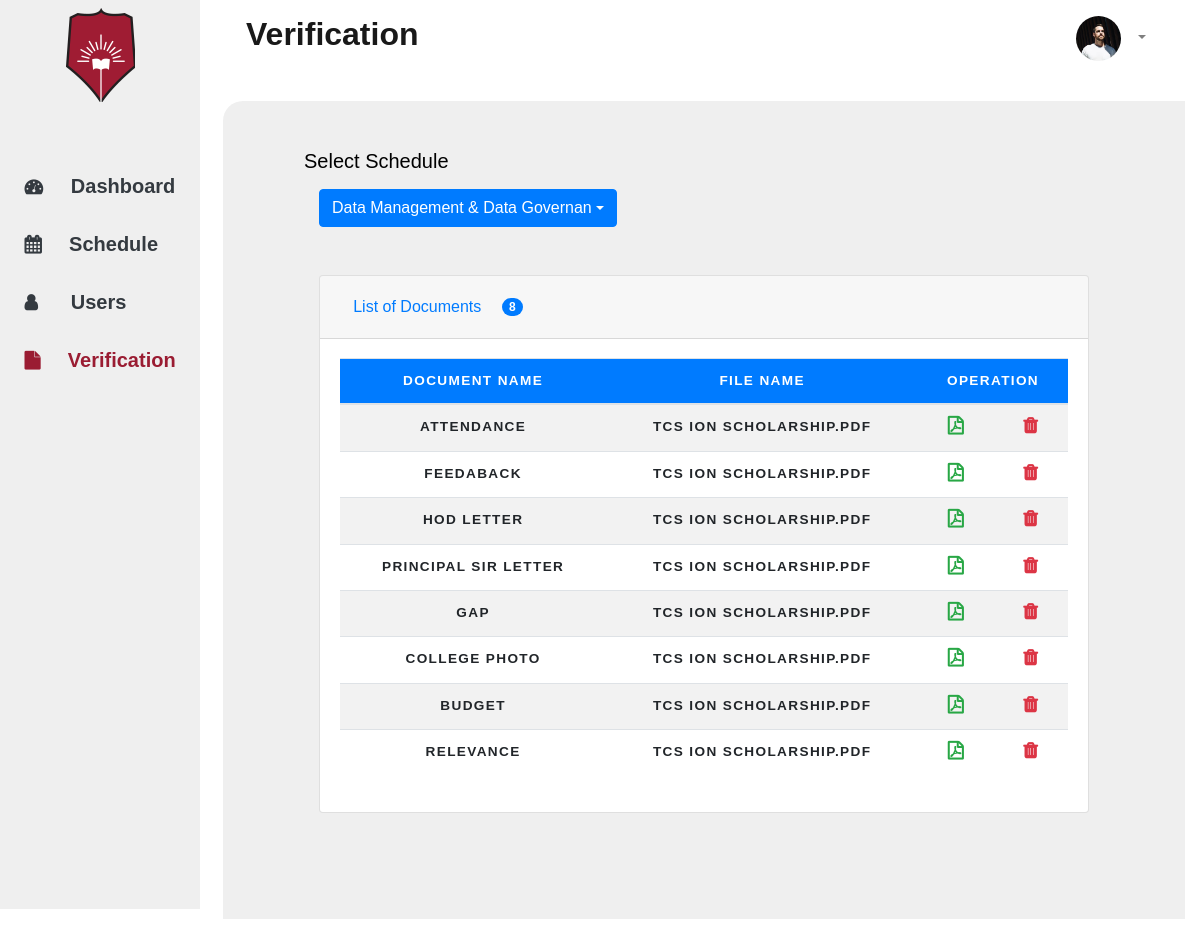
Page /admin/verification.php (signed in) on the committed database.
### tables this page shows
CREATE TABLE `uploads` (
  `upload_id` int(11) NOT NULL,
  `faculty_id` int(11) NOT NULL,
  `faculty_username` varchar(50) NOT NULL,
  `faculty_name` varchar(50) NOT NULL,
  `schedule_id` int(11) NOT NULL,
  `topic` varchar(50) NOT NULL,
  `attendance` varchar(50) NOT NULL,
  `feedback` varchar(50) NOT NULL,
  `hod` varchar(50) NOT NULL,
  `principal` varchar(50) NOT NULL,
  `gap` varchar(50) NOT NULL,
  `photo` varchar(50) NOT NULL,
  `budget` varchar(50) NOT NULL,
  `relevance` varchar(50) NOT NULL
);

### admin/verification.php (the view, shortened to what this page needs)
<?php
    include('../config.php');
    if (!isset($_SESSION['login_user'])){
        header("Location: ../index.php");
        die();
    }else{
        $user_check = $_SESSION['login_user'];
        $admin_name_sql = "SELECT name FROM admin where user_name='".$user_check."'";
        $name = mysqli_query($db, $admin_name_sql);
        $name = mysqli_fetch_array($name, MYSQLI_ASSOC);
        $name = $name['name'];
        $uploads_sql = "SELECT * from uploads";
        $uploads_query = mysqli_query($db, $uploads_sql);
        $uploads_result = mysqli_fetch_array($uploads_query);
    }
?>
<!DOCTYPE html>
<html lang="en">
<head>
    <link rel="stylesheet" href="../css/bootstrap.min.css">
    <link rel="stylesheet" href="https://stackpath.bootstrapcdn.com/font-awesome/4.7.0/css/font-awesome.min.css">
    <link rel="stylesheet" href="../css/style1.css">
    <link rel="stylesheet" href="../css/bootstrap-select.css">
</head>
<body>
    <div class="container-fluid">
        <div class="row">
            <div class="col-lg-2 col-md-3 m-0 sidebar">
                <div class="row justify-content-center">
                    <a class="nav-link" href="#">
                        <img src="../img/logo.png" alt="">
                    </a>
                </div>
                <div class="row justify-content-center mt-5">
                    <ul class="nav" id="menu-list">
                        <li class="nav-item">
                          <a href="./dashboard.php" class="nav-link  d-block text-dark p-3 rounded "><i class="fa fa-tachometer pr-4 "></i> <p class="h5 d-inline font-weight-bold">Dashboard</p>
                          </a>
                        </li>
                        <li class="nav-item">
                            <a href="./schedule.php" class="d-block text-dark p-3 m-auto"><i class="fa fa-calendar pr-4"></i><p class="h5 d-inline pl-1 font-weight-bold">Schedule</p>
                            </a>
                        </li>
                        <li class="nav-item">
                            <a href="./users.php" class="active d-block text-dark p-3 m-auto"><i class="fa fa-user pr-4"></i><p class="h5 d-inline pl-1 font-weight-bold"> Users</p>
                            </a>
                        </li>
                        <li class="nav-item">
                            <a href="#" class="d-block text-dark p-3 m-auto"><i class="fa fa-file primary-color pr-4"></i><p class="h5 d-inline pl-1 font-weight-bold primary-color">Verification</p>
                            </a>
                        </li>
                      </ul>
                </div>
            </div>
            <div class="col ">
                <div class="w-100">
                    <nav class="navbar navbar-expand-lg navbar-light">
                        <div class="col">
                            <a class="navbar-brand" href="#"> <p class="h2 font-weight-bold">Verification</p></a>
                        </div>
                        <div class="col d-md-flex justify-content-end">
                            <ul class="navbar-nav ml-auto">
                                <li class="nav-item dropdown">
                                    <a class="nav-link dropdown-toggle" href="#" id="navbarDropdown" role="button" data-toggle="dropdown" aria-haspopup="true" aria-expanded="false">
                                        <img src="../img/avatar.jpg" alt="" class="img-fluid rounded-circle avatar mr-2"><?php echo $name ?>
                                    </a>
                                </li>
                            </ul>
                        </div>
                    </nav>
                </div>
                <div class="mt-md-4 ml-md-2 mb-md-5 main-content text-center pb-5" id="content">
                    <form action="" method="post">
                        <div class="d-block justify-content-center p-5">
                            <div class="row h5 pl-lg-5">Select Schedule</div>
                            <div class="pl-lg-5 pt-md-2 col-lg-5 col-md-7 col-sm-7">
                            </div>
                        </div>
                        <div class="accordion" id="accordionExample">
                            <div class="card">
                                <div class="card-header" id="headingStudent">
                                    <h2 class="mb-0">
                                    <button class="btn btn-link btn-block text-left" type="button" data-toggle="collapse" data-target="#collapseStudent" aria-expanded="true" aria-controls="collapseStudent">
                                    <span class="pr-3">List of Documents </span> <span class="badge badge-primary badge-pill"> 8 </span>
                                    </button>
                                    </h2>
                                </div>
                                <div id="collapseStudent" class="collapse show" aria-labelledby="headingStudent" data-parent="#accordionExample">
                                <div class="card-body table-responsive">
                                    <table class="table table-striped">
                                        <thead class="bg-primary text-white">
                                            <tr>
                                                <th scope="col">Document Name</th>
                                                <th scope="col">File Name</th>
                                                <th scopr="col" colspan="2">operation</th>
                                            </tr>
                                        </thead>
                                        <tbody class="scrollable">
                                            <tr>
                                                <th scope="row"> <?php echo "Attendance"; ?></th>
                                                <th scope="row"><?php echo $uploads_result['attendance']; ?></th>
                                                <th scope="row"><i class="fa fa-file-pdf-o text-success"></i></th>
                                                <th scope="row"><i class="fa fa-trash text-danger"></i></th>
                                            </tr>
                                            <tr>
                                                <th scope="row"> <?php echo "Feedaback"; ?></th>
                                                <th scope="row"><?php echo $uploads_result['feedback']; ?></th>
                                                <th scope="row"><i class="fa fa-file-pdf-o text-success"></i></th>
                                                <th scope="row"><i class="fa fa-trash text-danger"></i></th>
                                            </tr>
                                            <tr>
                                                <th scope="row"> <?php echo "HOD Letter"; ?></th>
                                                <th scope="row"><?php echo $uploads_result['hod']; ?></th>
                                                <th scope="row"><i class="fa fa-file-pdf-o text-success"></i></th>
                                                <th scope="row"><i class="fa fa-trash text-danger"></i></th>
                                            </tr>
                                            <tr>
                                                <th scope="row"> <?php echo "Principal Sir Letter"; ?></th>
                                                <th scope="row"><?php echo $uploads_result['principal']; ?></th>
                                                <th scope="row"><i class="fa fa-file-pdf-o text-success"></i></th>
                                                <th scope="row"><i class="fa fa-trash text-danger"></i></th>
                                            </tr>
                                            <tr>
                                                <th scope="row"> <?php echo "Gap"; ?></th>
                                                <th scope="row"><?php echo $uploads_result['gap']; ?></th>
                                                <th scope="row"><i class="fa fa-file-pdf-o text-success"></i></th>
                                                <th scope="row"><i class="fa fa-trash text-danger"></i></th>
                                            </tr>
                                            <tr>
                                                <th scope="row"> <?php echo "College Photo"; ?></th>
                                                <th scope="row"><?php echo $uploads_result['photo']; ?></th>
                                                <th scope="row"><i class="fa fa-file-pdf-o text-success"></i></th>
                                                <th scope="row"><i class="fa fa-trash text-danger"></i></th>
                                            </tr>
                                            <tr>
                                                <th scope="row"> <?php echo "Budget"; ?></th>
                                                <th scope="row"><?php echo $uploads_result['budget']; ?></th>
                                                <th scope="row"><i class="fa fa-file-pdf-o text-success"></i></th>
                                                <th scope="row"><i class="fa fa-trash text-danger"></i></th>
                                            </tr>
                                            <tr>
                                                <th scope="row"> <?php echo "Relevance"; ?></th>
                                                <th scope="row"><?php echo $uploads_result['relevance']; ?></th>
                                                <th scope="row"><i class="fa fa-file-pdf-o text-success"></i></th>
                                                <th scope="row"><i class="fa fa-trash text-danger"></i></th>
                                            </tr>
                                        </tbody>
                                    </table>
                                </div>
                                </div>
                            </div>
                        </div>
                    </form>
                </div>
            </div>
        </div>
    </div>
</body>
</html>

### css/style1.css (style rules this page uses)
:root { --primary: #9A1C32; --light: #ffffff; --grey: #efefef; }
body { font-family: 'google sans', sans-serif; overflow: hidden; }
.primary-color { color: var(--primary) !important; }
.sidebar { background-color: var(--grey); }
.fa { font-weight: bold; font-size: large; }
.avatar { max-width: 45px; }
.main-content { border-radius: 20px 0 0 0; background-color: var(--grey); color: black; overflow-y: auto; justify-content: center; }
#accordionExample { justify-content: center; margin: 0 auto; width: 80%; }
.card::before, .card::after { position: absolute; top: 0; right: 0; bottom: 0; left: 0; transform: scale3d(0, 0, 1); transition: transform .3s ease-out 0s; background: rgba(255, 255, 255, 0.1); content: ''; pointer-events: none; }
.card::before { transform-origin: left top; }
.card::after { transform-origin: right bottom; }
table { border-collapse: collapse; margin: 0; padding: 0; width: 100%; table-layout: auto; }
table tr { padding: .35em; }
table th, table td { padding: .625em; text-align: center; }
table th { font-size: .85em; letter-spacing: .1em; text-transform: uppercase; }
@media (min-width: 768px) { .sidebar { background-color: var(--grey); height: 100vh; width: 20%; font-weight: 400px; } }
@media (min-width: 768px) { #menu-list { display: inline-flex; flex-direction: column; } }
@media (min-width: 768px) { #content { height: 90vh; } }

### rows in the picture
uploads: attendance "TCS ION SCHOLARSHIP.PDF", feedback "TCS ION SCHOLARSHIP.PDF", hod "TCS ION SCHOLARSHIP.PDF", principal "TCS ION SCHOLARSHIP.PDF", gap "TCS ION SCHOLARSHIP.PDF", photo "TCS ION SCHOLARSHIP.PDF", budget "TCS ION SCHOLARSHIP.PDF", relevance "TCS ION SCHOLARSHIP.PDF"
